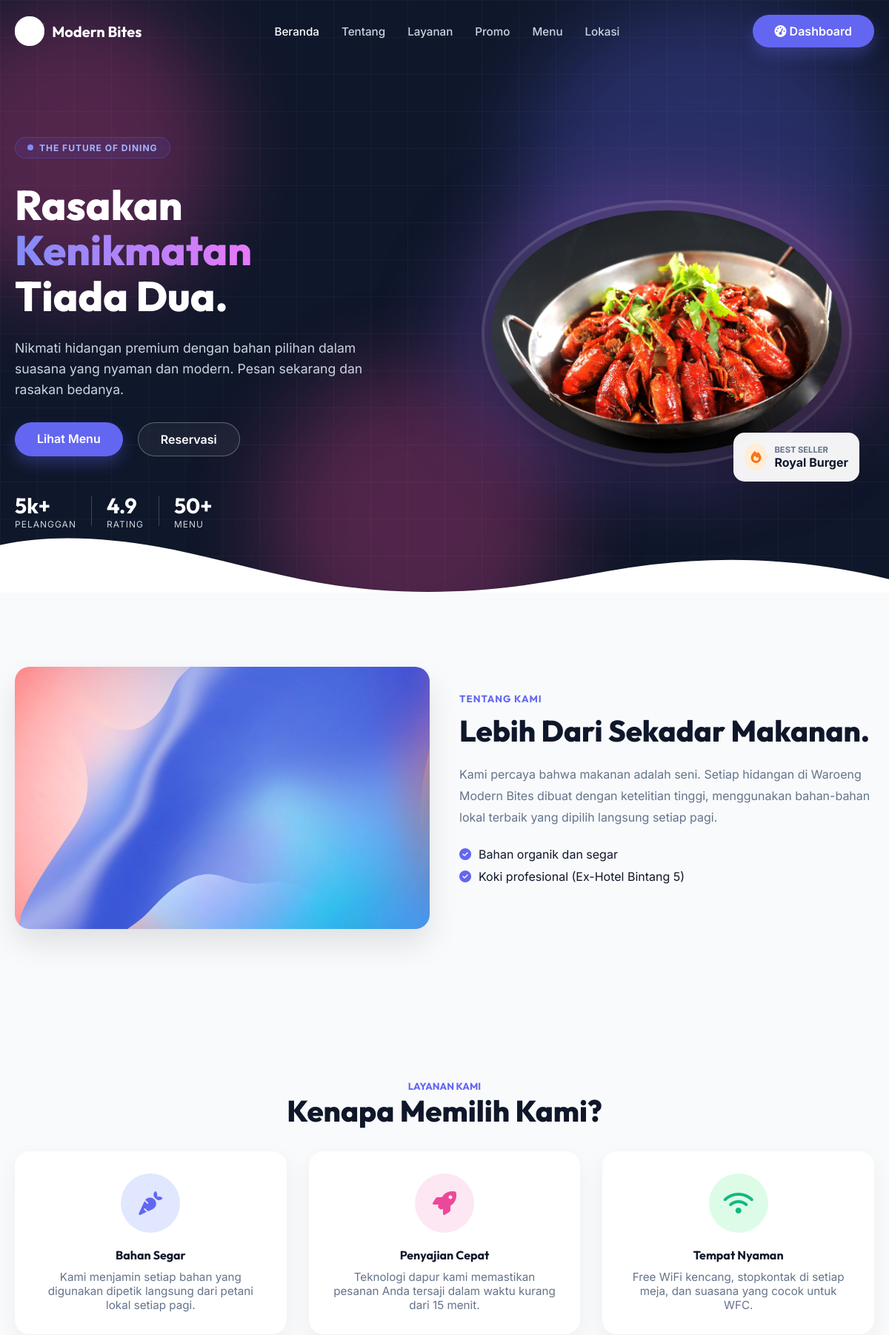
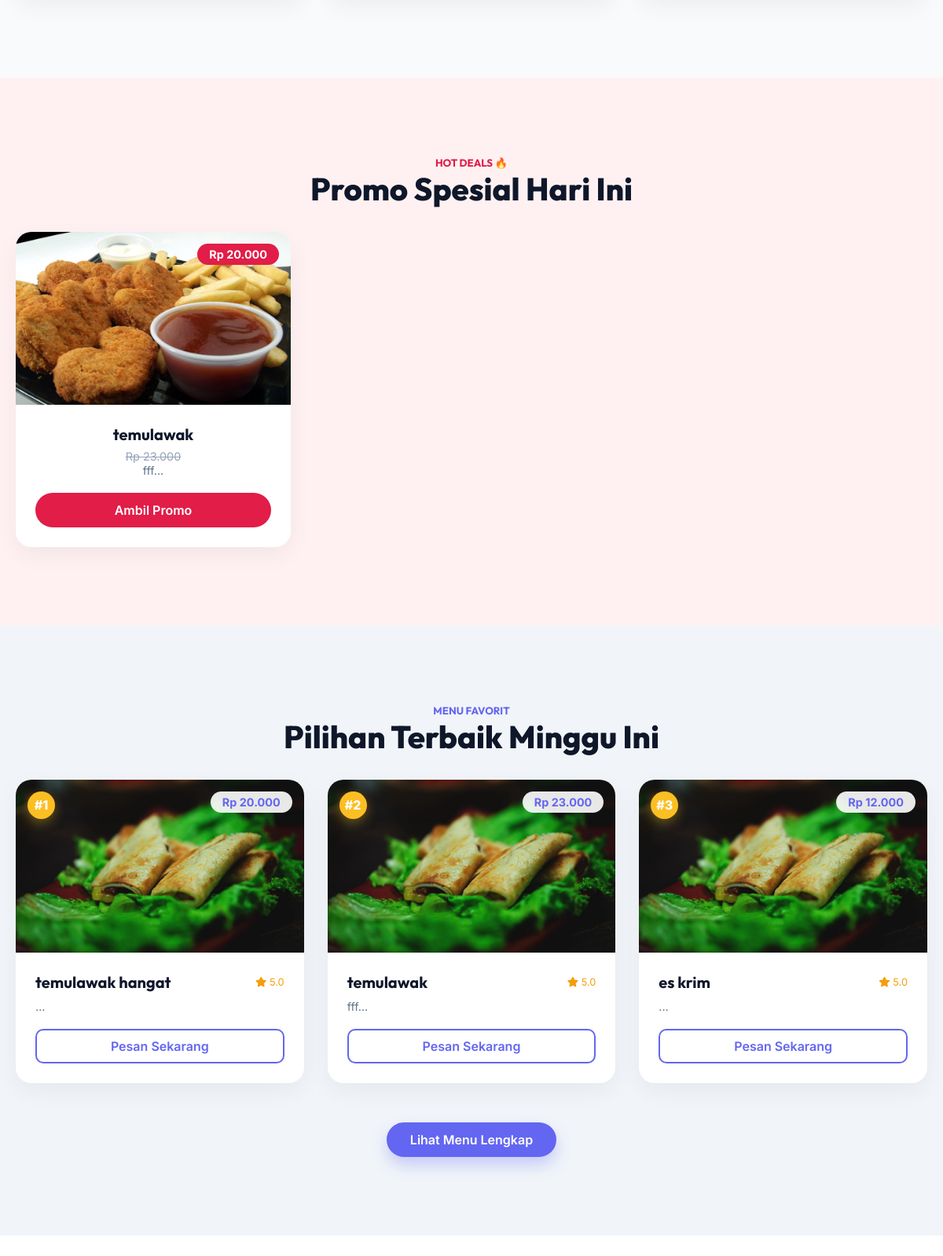
The page / (signed in, upper part) on the database its author committed (2 pictures, top to bottom).
### tables this page shows
CREATE TABLE `menu` (
  `id` int NOT NULL,
  `kategori_id` int NOT NULL,
  `cabang_id` int DEFAULT NULL,
  `nama_menu` varchar(100) NOT NULL,
  `deskripsi` text,
  `harga` decimal(10,2) NOT NULL,
  `stok` int NOT NULL DEFAULT '0',
  `gambar` varchar(255) DEFAULT NULL,
  `is_active` tinyint(1) DEFAULT '1',
  `harga_promo` decimal(10,2) DEFAULT '0.00',
  `is_promo` tinyint(1) DEFAULT '0'
);

### index.php (the view, shortened to what this page needs)
<?php
require_once 'auth/koneksi.php';
$is_logged_in = isset($_SESSION['user_id']);
$level_user = $_SESSION['level'] ?? '';
$start_week = date('Y-m-d', strtotime('-7 days'));
$q_best = $koneksi->query("
    SELECT m.*, SUM(d.qty) as terjual
    FROM transaksi_detail d
    JOIN transaksi t ON d.transaksi_id = t.id
    JOIN menu m ON d.menu_id = m.id
    WHERE t.status_pembayaran = 'settlement'
    AND t.created_at >= '$start_week'
    AND m.is_active = 1
    GROUP BY m.id
    ORDER BY terjual DESC
    LIMIT 3
");
$q_promo = $koneksi->query("SELECT * FROM menu WHERE is_active = 1 AND is_promo = 1 LIMIT 3");
?>
<!DOCTYPE html>
<html lang="id">
<head>
    <link rel="stylesheet" href="https://cdnjs.cloudflare.com/ajax/libs/font-awesome/6.4.2/css/all.min.css">
    <link href="https://unpkg.com/aos@2.3.1/dist/aos.css" rel="stylesheet">
</head>
<body>
    <nav class="navbar" id="navbar">
        <div class="container flex items-center justify-between">
            <a href="#" class="flex items-center gap-2">
                <img src="assets/images/pngkey.com-food-network-logo-png-430444.png" alt="Logo" style="height: 40px; filter: brightness(0) invert(1);">
                <span style="font-family: var(--font-display); font-weight: 700; font-size: 1.25rem; color: white;">Modern Bites</span>
            </a>
            <ul class="nav-links">
                <li><a href="#home" class="nav-link active">Beranda</a></li>
                <li><a href="#about" class="nav-link">Tentang</a></li>
                <li><a href="#services" class="nav-link">Layanan</a></li>
                <?php if($q_promo && $q_promo->num_rows > 0): ?><li><a href="#promo" class="nav-link">Promo</a></li><?php endif; ?>
                <li><a href="#menu" class="nav-link">Menu</a></li>
                <li><a href="#contact" class="nav-link">Lokasi</a></li>
            </ul>
            <div class="auth-buttons">
            <?php if ($is_logged_in): ?>
                <a href="<?= ($level_user=='pelanggan') ? 'pelanggan/' : 'admin/' ?>" class="btn btn-primary">
                    <?= ($level_user=='pelanggan') ? '<i class="fas fa-utensils"></i> Pesan' : '<i class="fas fa-tachometer-alt"></i> Dashboard' ?>
                </a>
            <?php else: ?>
                <a href="login.php" class="btn btn-outline">Masuk</a>
            <?php endif; ?>
            </div>
        </div>
    </nav>
    <section id="home">
        <div class="bg-grid-pattern"></div>
        <div class="blob blob-1 animate-blob"></div>
        <div class="blob blob-2 animate-blob"></div>
        <div class="blob blob-3 animate-blob"></div>
        <div class="container relative" style="z-index: 2;">
            <div class="row items-center">
                <div class="col-half" data-aos="fade-right">
                    <div class="badge-container">
                        <span style="width: 8px; height: 8px; background: #818cf8; border-radius: 50%;" class="animate-pulse"></span>
                        <span style="color: #a5b4fc; font-size: 0.75rem; font-weight: 700; letter-spacing: 1px;">THE FUTURE OF DINING</span>
                    </div>
                    <h1 class="display-title">
                        Rasakan <br> <span class="text-gradient">Kenikmatan</span> <br> Tiada Dua.
                    </h1>
                    <p class="text-light mb-6" style="font-size: 1.1rem; line-height: 1.6; max-width: 90%;">
                        Nikmati hidangan premium dengan bahan pilihan dalam suasana yang nyaman dan modern. Pesan sekarang dan rasakan bedanya.
                    </p>
                    <div class="flex gap-4 mb-6">
                        <a href="#menu" class="btn btn-primary">Lihat Menu</a>
                        <a href="pelanggan/index.php" class="btn btn-outline">Reservasi</a>
                    </div>
                    <div class="flex items-center stats-container" style="margin-top: 3rem;">
                        <div class="stat-box">
                            <h4 class="stat-num">5k+</h4>
                            <p class="stat-label">Pelanggan</p>
                        </div>
                        <div class="stat-box">
                            <h4 class="stat-num">4.9</h4>
                            <p class="stat-label">Rating</p>
                        </div>
                        <div class="stat-box">
                            <h4 class="stat-num">50+</h4>
                            <p class="stat-label">Menu</p>
                        </div>
                    </div>
                </div>
                <div class="col-half" data-aos="fade-left">
                    <div class="relative animate-float">
                        <div class="hero-img-wrapper">
                            <img src="assets/images/menu3.jpg" alt="Hero Burger" class="hero-img">
                        </div>
                        <div style="position: absolute; bottom: -20px; right: 20px; background: rgba(255,255,255,0.95); padding: 15px; border-radius: 15px; box-shadow: 0 10px 30px rgba(0,0,0,0.1); animation: float 4s infinite reverse;">
                            <div class="flex items-center gap-2">
                                <div style="background: #ffedd5; padding: 8px; border-radius: 50%; color: #f97316;">
                                    <i class="fas fa-fire"></i>
                                </div>
                                <div>
                                    <div style="font-size: 0.7rem; font-weight: 700; color: #64748b;">BEST SELLER</div>
                                    <div style="font-weight: 700; color: #0f172a;">Royal Burger</div>
                                </div>
                            </div>
                        </div>
                    </div>
                </div>
            </div>
        </div>
        <div class="wave-bottom">
            <svg class="wave-svg" viewBox="0 0 1200 120" preserveAspectRatio="none">
                <path d="M321.39,56.44c58-10.79,114.16-30.13,172-41.86,82.39-16.72,168.19-17.73,250.45-.39C823.78,31,906.67,72,985.66,92.83c70.05,18.48,146.53,26.09,214.34,3V0H0V27.35A600.21,600.21,0,0,0,321.39,56.44Z" fill="#ffffff"></path>
            </svg>
        </div>
    </section>
    <section id="about" class="py-24">
        <div class="container">
            <div class="row items-center">
                <div class="col-half" data-aos="fade-right">
                    <img src="assets/images/about-us.jpg" alt="About" style="width: 100%; border-radius: 20px; box-shadow: 0 20px 40px rgba(0,0,0,0.1);">
                </div>
                <div class="col-half" data-aos="fade-left">
                    <h5 class="text-primary font-bold uppercase tracking-wide mb-2">Tentang Kami</h5>
                    <h2 style="font-size: 2.5rem; font-weight: 800; margin-bottom: 20px;">Lebih Dari Sekadar Makanan.</h2>
                    <p style="color: #64748b; line-height: 1.8; margin-bottom: 25px;">
                        Kami percaya bahwa makanan adalah seni. Setiap hidangan di Waroeng Modern Bites dibuat dengan ketelitian tinggi, menggunakan bahan-bahan lokal terbaik yang dipilih langsung setiap pagi.
                    </p>
                    <ul class="mb-6">
                        <li class="flex items-center gap-2 mb-2">
                            <i class="fas fa-check-circle text-primary"></i> <span>Bahan organik dan segar</span>
                        </li>
                        <li class="flex items-center gap-2 mb-2">
                            <i class="fas fa-check-circle text-primary"></i> <span>Koki profesional (Ex-Hotel Bintang 5)</span>
                        </li>
                    </ul>
                </div>
            </div>
        </div>
    </section>
    <section id="services" style="background: #f8fafc; padding: 100px 0;">
        <div class="container">
            <div class="text-center mb-6" data-aos="fade-up">
                <h5 class="text-primary font-bold uppercase">Layanan Kami</h5>
                <h2 style="font-size: 2.5rem; font-weight: 800;">Kenapa Memilih Kami?</h2>
            </div>
            <div class="grid-3">
                <div class="menu-card" data-aos="fade-up" data-aos-delay="100" style="padding: 30px; text-align: center;">
                    <div style="width: 80px; height: 80px; background: #e0e7ff; color: var(--primary); border-radius: 50%; display: flex; align-items: center; justify-content: center; margin: 0 auto 20px auto; font-size: 2rem;">
                        <i class="fas fa-carrot"></i>
                    </div>
                    <h4 style="font-weight: 700; margin-bottom: 10px;">Bahan Segar</h4>
                    <p style="color: #64748b; font-size: 0.95rem;">Kami menjamin setiap bahan yang digunakan dipetik langsung dari petani lokal setiap pagi.</p>
                </div>
                <div class="menu-card" data-aos="fade-up" data-aos-delay="200" style="padding: 30px; text-align: center;">
                    <div style="width: 80px; height: 80px; background: #fce7f3; color: var(--secondary); border-radius: 50%; display: flex; align-items: center; justify-content: center; margin: 0 auto 20px auto; font-size: 2rem;">
                        <i class="fas fa-rocket"></i>
                    </div>
                    <h4 style="font-weight: 700; margin-bottom: 10px;">Penyajian Cepat</h4>
                    <p style="color: #64748b; font-size: 0.95rem;">Teknologi dapur kami memastikan pesanan Anda tersaji dalam waktu kurang dari 15 menit.</p>
                </div>
                <div class="menu-card" data-aos="fade-up" data-aos-delay="300" style="padding: 30px; text-align: center;">
                    <div style="width: 80px; height: 80px; background: #dcfce7; color: #10b981; border-radius: 50%; display: flex; align-items: center; justify-content: center; margin: 0 auto 20px auto; font-size: 2rem;">
                        <i class="fas fa-wifi"></i>
                    </div>
                    <h4 style="font-weight: 700; margin-bottom: 10px;">Tempat Nyaman</h4>
                    <p style="color: #64748b; font-size: 0.95rem;">Free WiFi kencang, stopkontak di setiap meja, dan suasana yang cocok untuk WFC.</p>
                </div>
            </div>
        </div>
    </section>
    <?php if($q_promo && $q_promo->num_rows > 0): ?>
    <section id="promo" style="background: #fff1f2; padding: 100px 0;">
        <div class="container">
            <div class="text-center mb-6" data-aos="fade-up">
                <h5 style="color: #e11d48;" class="font-bold uppercase">HOT DEALS 🔥</h5>
                <h2 style="font-size: 2.5rem; font-weight: 800;">Promo Spesial Hari Ini</h2>
            </div>
            <div class="row justify-content-center gap-4">
                <?php while($p = $q_promo->fetch_assoc()): ?>
                <div class="col-half" style="flex: 0 0 350px; max-width: 350px;" data-aos="fade-up">
                    <div class="menu-card">
                        <div class="card-img">
                            <img src="<?= $p['gambar'] ? 'admin/'.$p['gambar'] : 'assets/images/menu1.jpg' ?>" alt="<?= $p['nama_menu'] ?>">
                            <div class="price-badge" style="background: #e11d48; color: white;">
                                 Rp <?= number_format($p['harga_promo'],0,',','.') ?>
                            </div>
                        </div>
                        <div class="card-body text-center">
                            <h4 style="font-size: 1.25rem; font-weight: 700; margin-bottom: 5px;"><?= $p['nama_menu'] ?></h4>
                            <div class="mb-3">
                                <span style="text-decoration: line-through; color: #94a3b8; font-size: 0.9rem;">Rp <?= number_format($p['harga'],0,',','.') ?></span>
                            </div>
                            <p style="color: #64748b; font-size: 0.9rem; margin-bottom: 20px;"><?= substr($p['deskripsi'], 0, 50) ?>...</p>
                            <a href="pelanggan/index.php" class="btn" style="background: #e11d48; color: white; width:100%;">Ambil Promo</a>
                        </div>
                    </div>
                </div>
                <?php endwhile; ?>
            </div>
        </div>
    </section>
    <?php endif; ?>
    <section id="menu" style="background: #f1f5f9; padding: 100px 0;">
        <div class="container">
            <div class="text-center mb-6" data-aos="fade-up">
                <h5 class="text-primary font-bold uppercase">Menu Favorit</h5>
                <h2 style="font-size: 2.5rem; font-weight: 800;">Pilihan Terbaik Minggu Ini</h2>
            </div>
            <div class="grid-3">
                <?php $rank = 1; while($m = $q_best->fetch_assoc()): ?>
                <div class="menu-card" data-aos="fade-up">
                    <div class="card-img">
                        <?php if($rank <= 3): ?>
                        <div style="position: absolute; top: 15px; left: 15px; background: #fbbf24; color: #fff; width: 35px; height: 35px; border-radius: 50%; display: flex; align-items: center; justify-content: center; font-weight: 800; box-shadow: 0 5px 15px rgba(251, 191, 36, 0.4); z-index: 2;">
                            #<?= $rank++ ?>
                        </div>
                        <?php endif; ?>
                        <img src="<?= $m['gambar'] ? 'admin/'.$m['gambar'] : 'assets/images/menu2.jpg' ?>" alt="<?= $m['nama_menu'] ?>">
                        <div class="price-badge">Rp <?= number_format($m['harga'],0,',','.') ?></div>
                    </div>
                    <div class="card-body">
                        <div class="flex justify-between items-center mb-2">
                            <h4 style="font-size: 1.25rem; font-weight: 700;"><?= $m['nama_menu'] ?></h4>
                            <div style="color: #f59e0b; font-size: 0.8rem;"><i class="fas fa-star"></i> 5.0</div>
                        </div>
                        <p style="color: #64748b; font-size: 0.9rem; margin-bottom: 20px;"><?= substr($m['deskripsi'], 0, 60) ?>...</p>
                        <a href="pelanggan/index.php" style="display: block; text-align: center; padding: 10px; border: 2px solid var(--primary); color: var(--primary); border-radius: 10px; font-weight: 600;">Pesan Sekarang</a>
                    </div>
                </div>
                <?php endwhile; ?>
            </div>
            <div class="text-center" style="margin-top: 50px;">
                <a href="pelanggan/index.php" class="btn btn-primary">Lihat Menu Lengkap</a>
            </div>
        </div>
    </section>
    <section id="contact" style="padding: 100px 0; background: white;">
    </section>
</body>
</html>

### rows shown on the page
menu: harga_promo "20.000", nama_menu "temulawak", harga "23.000", deskripsi "fff"
menu: harga "20.000", nama_menu "temulawak hangat"
menu: harga "12.000", nama_menu "es krim"
